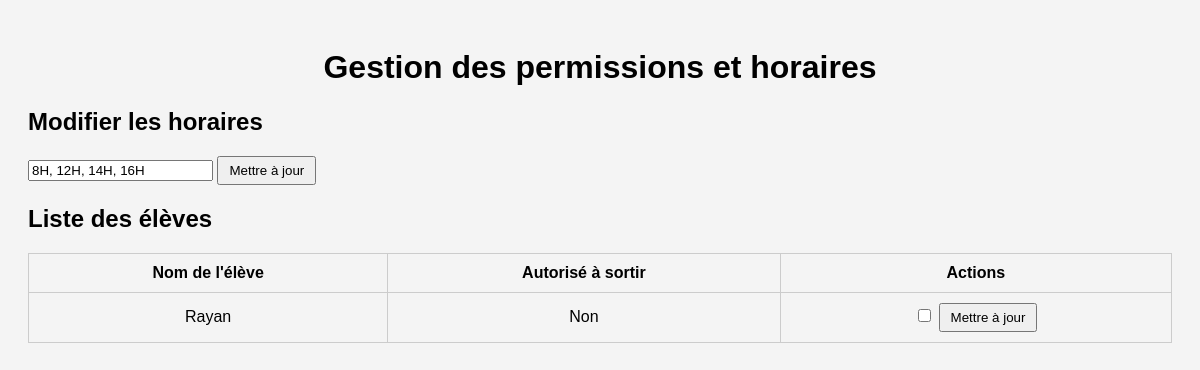
/admin, run on an earlier commit of the app's database.
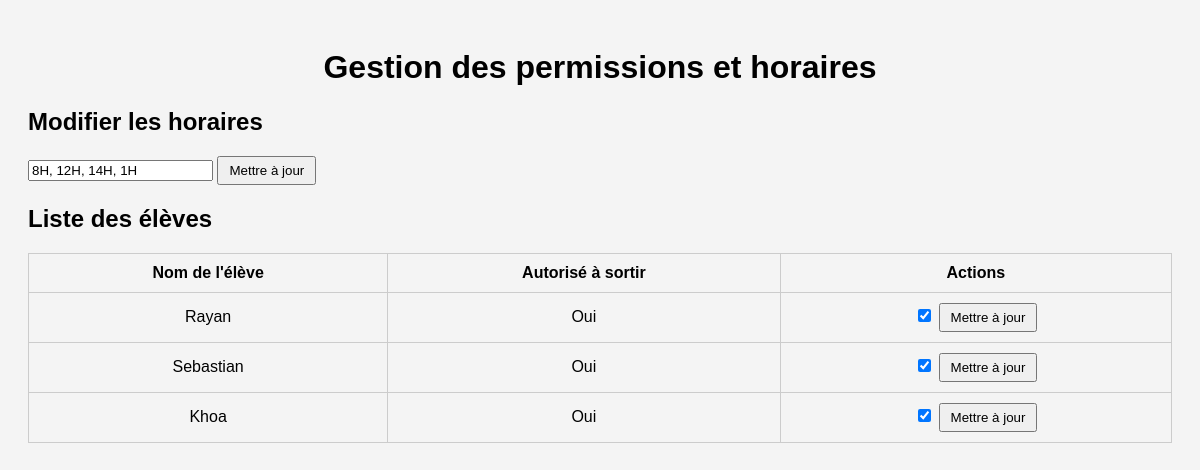
And on a later commit of the database.
### tables this page shows
CREATE TABLE horaires (
            id INTEGER PRIMARY KEY AUTOINCREMENT,
            horaires TEXT
        );

CREATE TABLE eleves (
            id INTEGER PRIMARY KEY AUTOINCREMENT,
            nom_eleve TEXT UNIQUE,
            autorise INTEGER DEFAULT 0
        );

### app.py (the view)
@app.route('/admin')
def admin():
    conn = sqlite3.connect(DB_FILE)
    cursor = conn.cursor()
    cursor.execute("SELECT nom_eleve, autorise FROM eleves")
    eleves = cursor.fetchall()
    cursor.execute("SELECT horaires FROM horaires LIMIT 1")
    horaires = cursor.fetchone()[0]
    conn.close()
    return render_template('admin.html', eleves=eleves, horaires=horaires)

### templates/admin.html (shortened to what this page needs)
<!DOCTYPE html>
<html lang="fr">
<head>
</head>
<body>
    <h1>Gestion des permissions et horaires</h1>
    <h2>Modifier les horaires</h2>
    <form action="/update_horaires" method="post">
        <input type="text" name="horaires" value="{{ horaires }}" required>
        <button type="submit">Mettre à jour</button>
    </form>
    <h2>Liste des élèves</h2>
    <table>
        <tr>
            <th>Nom de l'élève</th>
            <th>Autorisé à sortir</th>
            <th>Actions</th>
        </tr>
        {% for eleve in eleves %}
        <tr>
            <td>{{ eleve[0] }}</td>
            <td>{{ 'Oui' if eleve[1] else 'Non' }}</td>
            <td>
                <form action="/update_permission" method="post">
                    <input type="checkbox" name="autorise" {% if eleve[1] %}checked{% endif %}>
                    <button type="submit">Mettre à jour</button>
                </form>
            </td>
        </tr>
        {% endfor %}
    </table>
</body>
</html>

### templates/admin.html (style rules this page uses)
body { font-family: Arial, sans-serif; background: #f4f4f4; padding: 20px; }
h1 { text-align: center; }
table { width: 100%; border-collapse: collapse; }
th, td { padding: 10px; border: 1px solid #ccc; text-align: center; }
form { display: inline; }
button { padding: 5px 10px; }

What changed in the data, as far as the page shows it:
changed horaires: horaires "8H, 12H, 14H, 16H" → "8H, 12H, 14H, 1H"
changed eleves "Rayan": autorise "Non" → "Oui"; autorise "☐" → "☑"
added eleves: nom_eleve "Sebastian", autorise "Oui", autorise "☑"
added eleves: nom_eleve "Khoa", autorise "Oui", autorise "☑"
